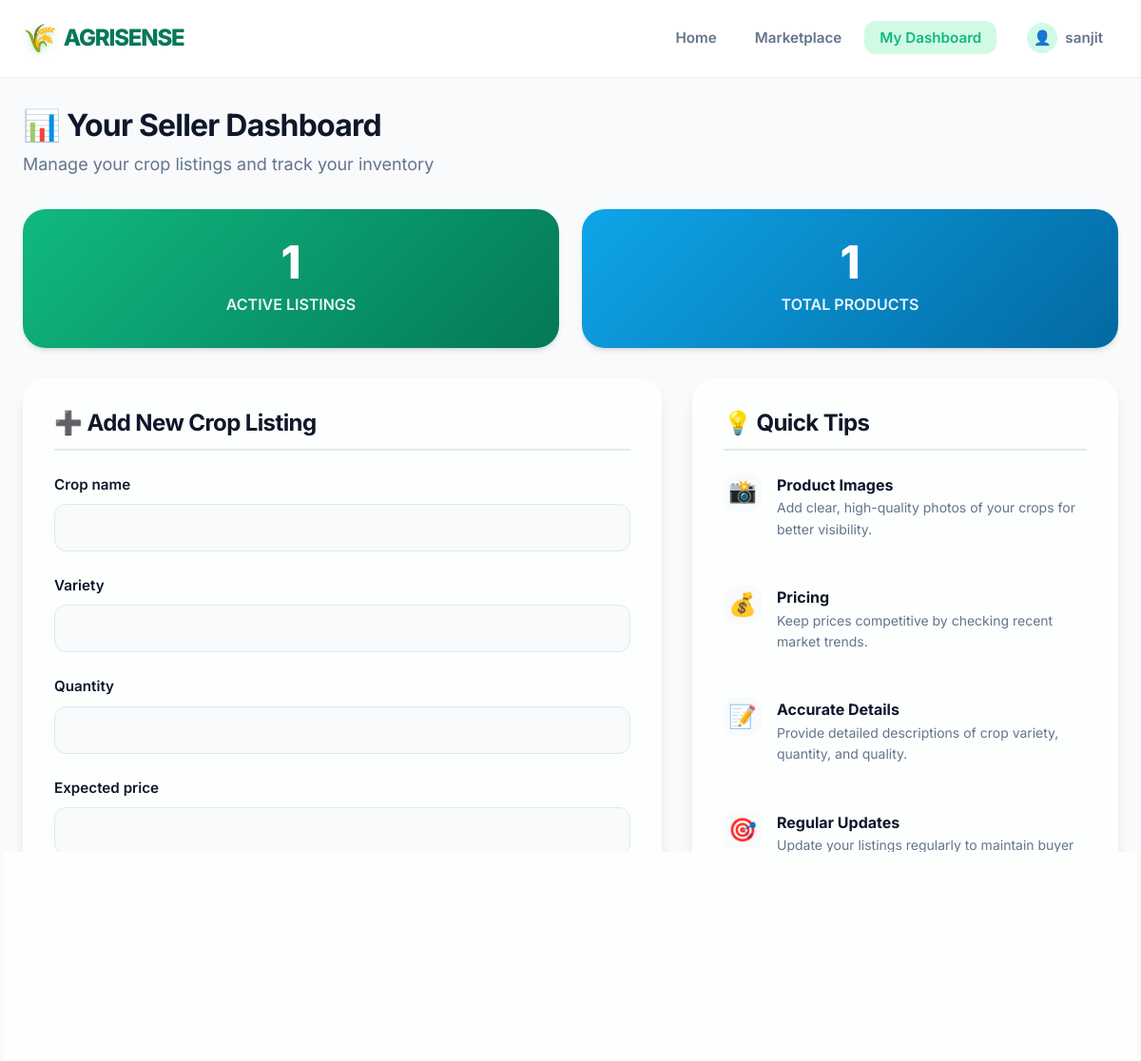
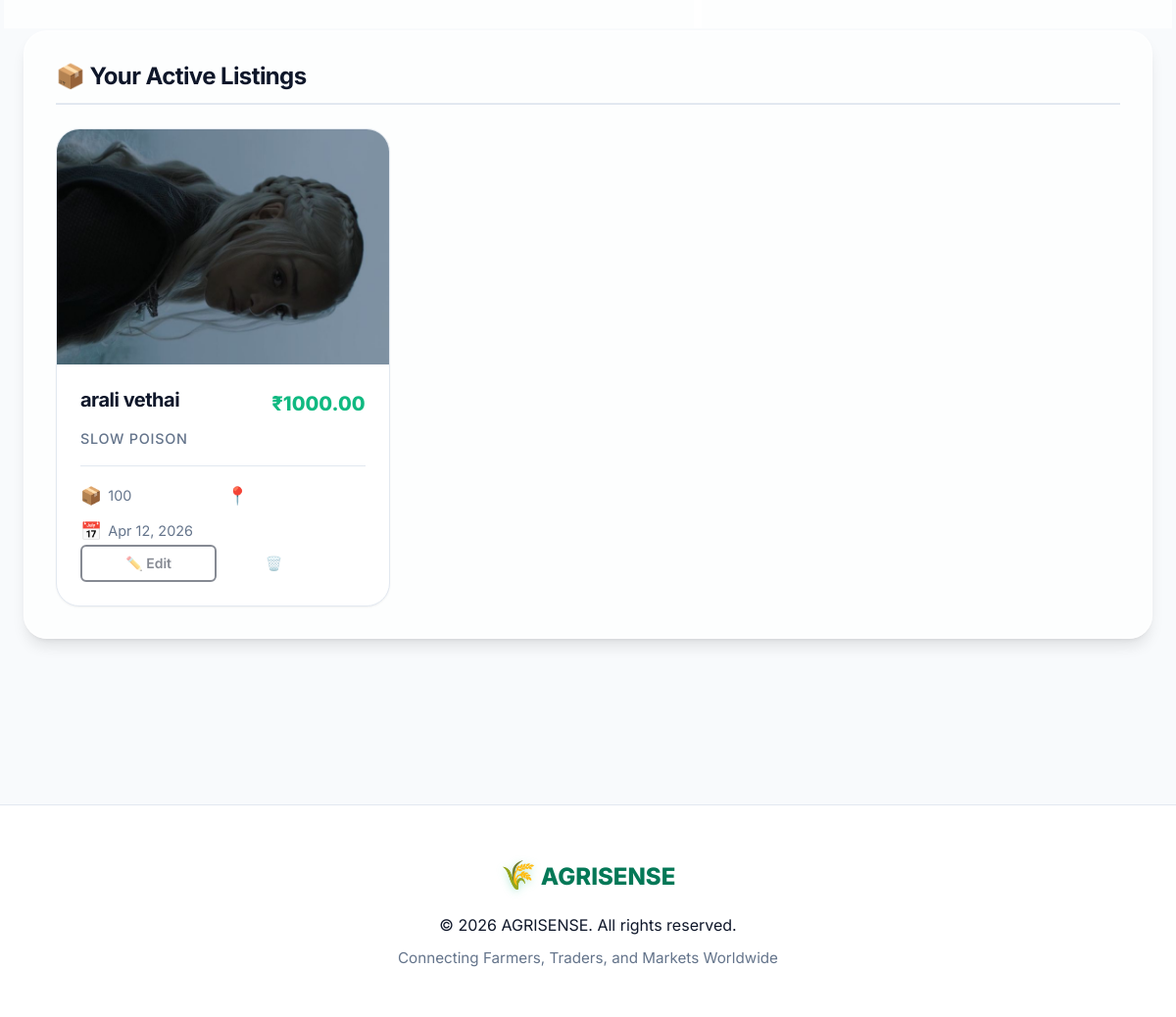
The page /seller/ (signed in) on the database its author committed (2 pictures, top to bottom).
### marketplace/models.py (models this page shows)
class User(AbstractUser):
    phone_number = models.CharField(max_length=15)
    is_seller = models.BooleanField(default=False)
    is_customer = models.BooleanField(default=True)

class CropListing(models.Model):
    seller = models.ForeignKey(User, on_delete=models.CASCADE)
    crop_name = models.CharField(max_length=100)
    variety = models.CharField(max_length=100)
    quantity = models.PositiveIntegerField()
    expected_price = models.DecimalField(max_digits=10, decimal_places=2)
    image = models.ImageField(upload_to='crop_images/')
    created_at = models.DateTimeField(auto_now_add=True)

### marketplace/views.py (the view)
# urls.py: path('seller/', views.seller_dashboard, name='seller_dashboard'),
@login_required
def seller_dashboard(request):
    if not request.user.is_seller:
        return redirect('marketplace')
    listings = CropListing.objects.filter(seller=request.user)
    if request.method == 'POST':
        form = CropListingForm(request.POST, request.FILES)
        if form.is_valid():
            listing = form.save(commit=False)
            listing.seller = request.user
            listing.save()
            return redirect('seller_dashboard')
    else:
        form = CropListingForm()
    return render(request, 'marketplace/seller_dashboard.html', {'form': form, 'listings': listings})

### marketplace/forms.py
class CropListingForm(forms.ModelForm):
    class Meta:
        model = CropListing
        fields = ['crop_name', 'variety', 'quantity', 'expected_price', 'image']

### templates/marketplace/seller_dashboard.html (shortened to what this page needs)
{% extends 'base.html' %}
{% load static %}
{% block content %}
<div class="container dashboard-container animate-fade-in">
    <div class="page-header mb-3">
        <h1>📊 Your Seller Dashboard</h1>
        <p class="text-muted text-lg mt-1">Manage your crop listings and track your inventory</p>
    </div>
    <div class="stats-grid mb-4">
        <div class="stat-mini primary-gradient">
            <div class="stat-mini-value">{{ listings|length }}</div>
            <div class="stat-mini-label">Active Listings</div>
        </div>
        <div class="stat-mini secondary-gradient">
            <div class="stat-mini-value">{{ listings|length }}</div>
            <div class="stat-mini-label">Total Products</div>
        </div>
    </div>
    <div class="dashboard-content">
        <div class="dashboard-section glass-panel">
            <h2 class="section-title">➕ Add New Crop Listing</h2>
            <form method="post" enctype="multipart/form-data" class="styled-form mt-3">
                {% for field in form %}
                    <div class="form-group">
                        <label for="{{ field.id_for_label }}">{{ field.label }}</label>
                        {{ field }}
                    </div>
                {% endfor %}
                <button type="submit" class="btn btn-primary btn-block btn-lg mt-3">📤 Add Listing</button>
            </form>
        </div>
        <div class="dashboard-section glass-panel sticky-sidebar">
            <h2 class="section-title">💡 Quick Tips</h2>
            <div class="tips-list mt-3">
                <div class="tip-item">
                    <span class="tip-icon">📸</span>
                    <div class="tip-content">
                        <strong>Product Images</strong>
                        <p class="text-muted m-0 text-sm mt-1">Add clear, high-quality photos of your crops for better visibility.</p>
                    </div>
                </div>
                <div class="tip-item mt-3">
                    <span class="tip-icon">💰</span>
                    <div class="tip-content">
                        <strong>Pricing</strong>
                        <p class="text-muted m-0 text-sm mt-1">Keep prices competitive by checking recent market trends.</p>
                    </div>
                </div>
                <div class="tip-item mt-3">
                    <span class="tip-icon">📝</span>
                    <div class="tip-content">
                        <strong>Accurate Details</strong>
                        <p class="text-muted m-0 text-sm mt-1">Provide detailed descriptions of crop variety, quantity, and quality.</p>
                    </div>
                </div>
                <div class="tip-item mt-3">
                    <span class="tip-icon">🎯</span>
                    <div class="tip-content">
                        <strong>Regular Updates</strong>
                        <p class="text-muted m-0 text-sm mt-1">Update your listings regularly to maintain buyer interest.</p>
                    </div>
                </div>
            </div>
        </div>
    </div>
    <div class="dashboard-section glass-panel mt-4">
        <h2 class="section-title">📦 Your Active Listings</h2>
        {% if listings %}
            <div class="listings dashboard-listings mt-3">
                {% for listing in listings %}
                <div class="listing card-hover">
                    <div class="listing-image-wrapper">
                        {% if listing.image %}
                            <img src="{{ listing.image.url }}" alt="{{ listing.crop_name }}" class="listing-image">
                        {% else %}
                            <div class="listing-image placeholder">
                                <span>🌾</span>
                            </div>
                        {% endif %}
                    </div>
                    <div class="listing-content">
                        <div class="listing-header">
                            <h3 class="listing-title">{{ listing.crop_name }}</h3>
                            <span class="listing-price">₹{{ listing.expected_price }}</span>
                        </div>
                        <p class="listing-variety">{{ listing.variety }}</p>
                        <div class="listing-details divider-top pt-2 mt-2">
                            <div class="detail-item"><span class="icon">📦</span> {{ listing.quantity }} {{ listing.quantity_unit }}</div>
                            <div class="detail-item"><span class="icon">📍</span> {{ listing.location }}</div>
                            <div class="detail-item"><span class="icon">📅</span> {{ listing.created_at|date:"M d, Y" }}</div>
                        </div>
                        <div class="listing-actions mt-3">
                            <button class="btn btn-secondary btn-sm outline disabled" disabled title="Coming soon">✏️ Edit</button>
                            <button class="btn btn-danger btn-sm outline disabled" disabled title="Coming soon">🗑️ Delete</button>
                        </div>
                    </div>
                </div>
                {% endfor %}
            </div>
        {% else %}
            <div class="empty-state mt-3">
                <div class="empty-state-icon bounce">📭</div>
                <h3>No Listings Yet</h3>
                <p>You haven't added any crop listings. Add your first listing using the form above!</p>
            </div>
        {% endif %}
    </div>
    <div class="text-center mt-4 mb-2 action-buttons">
        <a href="{% url 'marketplace' %}" class="btn btn-primary btn-lg outline me-2">View Marketplace</a>
        <a href="{% url 'home' %}" class="btn btn-secondary btn-lg">Back to Home</a>
    </div>
</div>
{% endblock %}

### templates/base.html (shortened to what this page needs)
{% load static %}
<!DOCTYPE html>
<html lang="en">
<head>
    <link rel="stylesheet" href="{% static 'marketplace/css/style.css' %}?v=3.0">
</head>
<body>
    <div class="main-container">
        <nav>
            <div class="navbar">
                <a href="{% url 'home' %}" class="logo">
                    <span class="logo-icon">🌾</span> AGRISENSE
                </a>
                <ul class="nav-menu">
                    <li><a href="{% url 'home' %}" class="{% if request.resolver_match.url_name == 'home' %}active{% endif %}">Home</a></li>
                    {% if user.is_authenticated %}
                        <li><a href="{% url 'marketplace' %}" class="{% if request.resolver_match.url_name == 'marketplace' %}active{% endif %}">Marketplace</a></li>
                        {% if user.is_seller %}
                            <li><a href="{% url 'seller_dashboard' %}" class="{% if request.resolver_match.url_name == 'seller_dashboard' %}active{% endif %}">My Dashboard</a></li>
                        {% endif %}
                        <li class="user-dropdown">
                            <a href="#" class="nav-user"><span class="user-icon">👤</span> {{ user.username }}</a>
                        </li>
                    {% else %}
                        <li><a href="{% url 'login' %}" class="btn btn-secondary btn-sm nav-btn">Login</a></li>
                        <li><a href="{% url 'register' %}" class="btn btn-primary btn-sm nav-btn">Register</a></li>
                    {% endif %}
                </ul>
            </div>
        </nav>
        <main>
            {% block content %}
            {% endblock %}
        </main>
    </div>
    <footer>
        <div class="footer-container">
            <div class="footer-brand">
                <span class="logo-icon">🌾</span> AGRISENSE
            </div>
            <p>&copy; 2026 AGRISENSE. All rights reserved.</p>
            <p class="footer-slogan">Connecting Farmers, Traders, and Markets Worldwide</p>
        </div>
    </footer>
</body>
</html>

### rows shown on the page
User: username "sanjit"
CropListing: image (picture), crop_name "arali vethai", expected_price "1000.00", variety "SLOW POISON", quantity "100", created_at "Apr 12, 2026"

### other values the page prints
{{ listings|length }} "1"
{{ field.label }} "Crop name" "Variety" "Quantity" "Expected price"
